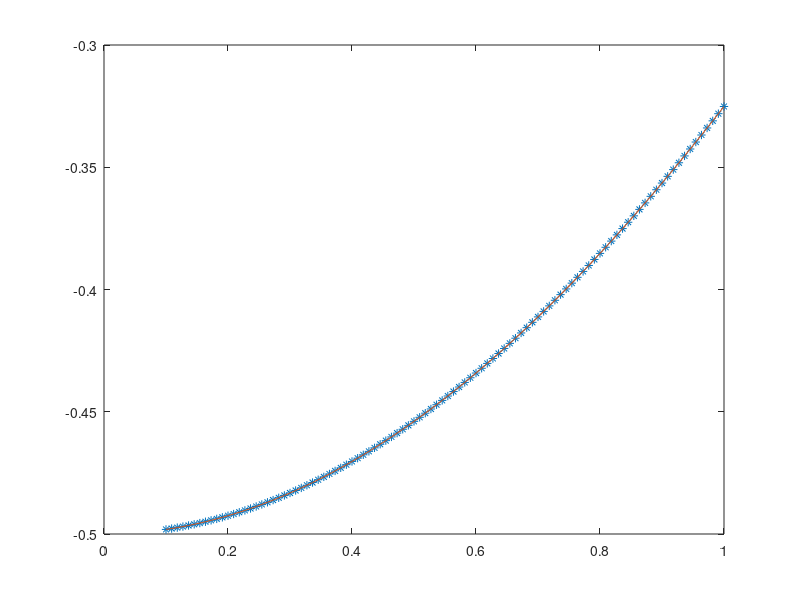

Source code (MATLAB):
h = 0.01;
func1 = @(x) (besselh(0,x*(1+h))-2*besselh(0,x)+besselh(0,x*(1-h)))./(x*h).^2;
func2 = @(x) -besselh(0,x)+1./x.*besselh(1,x);
x = linspace(0.1,1);
plot(x,func1(x),'*',x,func2(x))